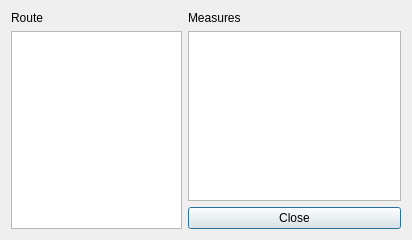
<?xml version="1.0" encoding="UTF-8"?>
<ui version="4.0">
 <class>resultDialog</class>
 <widget class="QDialog" name="resultDialog">
  <property name="geometry">
   <rect>
    <x>0</x>
    <y>0</y>
    <width>412</width>
    <height>240</height>
   </rect>
  </property>
  <property name="windowTitle">
   <string>Dialog</string>
  </property>
  <layout class="QGridLayout" name="gridLayout">
   <item row="1" column="0" rowspan="2" colspan="2">
    <widget class="QListWidget" name="listWidget"/>
   </item>
   <item row="1" column="2">
    <widget class="QListWidget" name="listResults"/>
   </item>
   <item row="2" column="2">
    <widget class="QPushButton" name="buttonClose">
     <property name="text">
      <string>Close</string>
     </property>
    </widget>
   </item>
   <item row="0" column="0" colspan="2">
    <widget class="QLabel" name="label">
     <property name="text">
      <string>Route</string>
     </property>
    </widget>
   </item>
   <item row="0" column="2">
    <widget class="QLabel" name="label_2">
     <property name="text">
      <string>Measures</string>
     </property>
    </widget>
   </item>
  </layout>
 </widget>
 <resources/>
 <connections/>
</ui>
